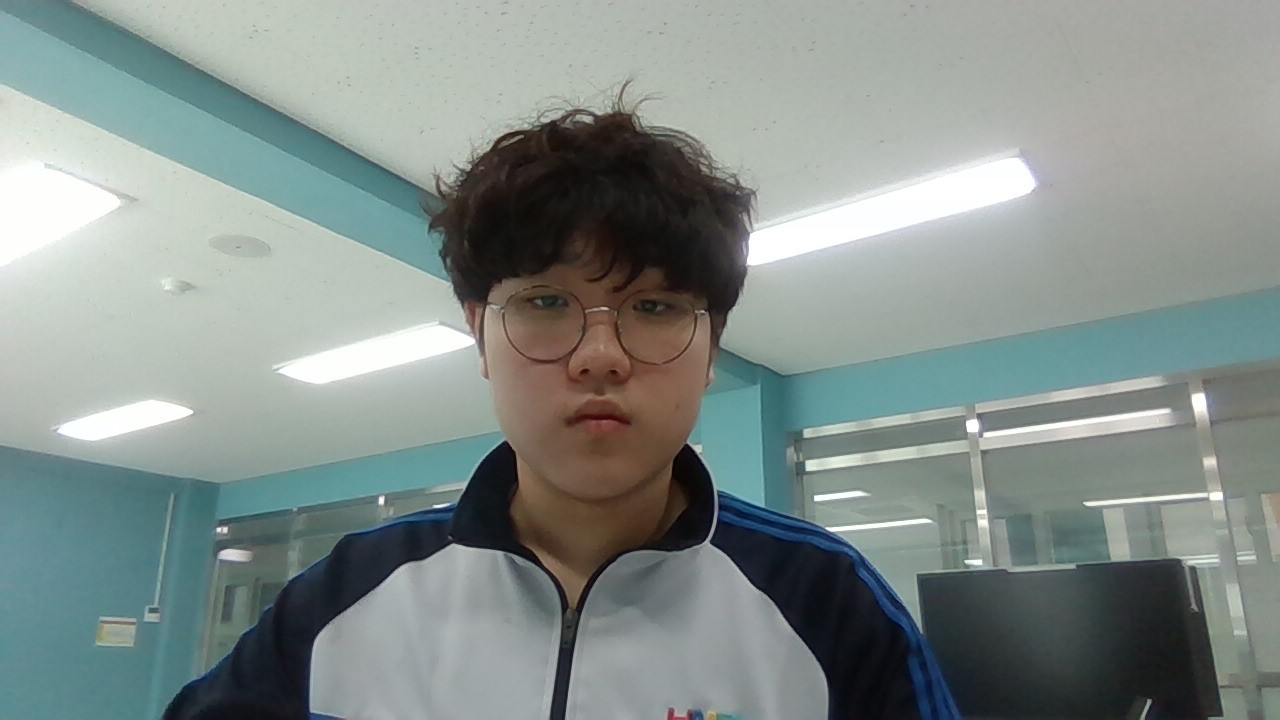
#> input picture OpenCV/code/BSSM/calc/images/image1.jpg, 1280 x 720 px
$ python custom-sub.py
#> lines starting #> are read from the running program, lines starting #| are printed output that depends on the picture
import cv2
from matplotlib import pyplot as plt

img1 = cv2.imread('./images/image1.jpg')
#> img1 is the input picture: shape (720, 1280, 3); mean B, G, R 138.8, 142.2, 131.9
img2 = cv2.imread('./images/image2.jpg')
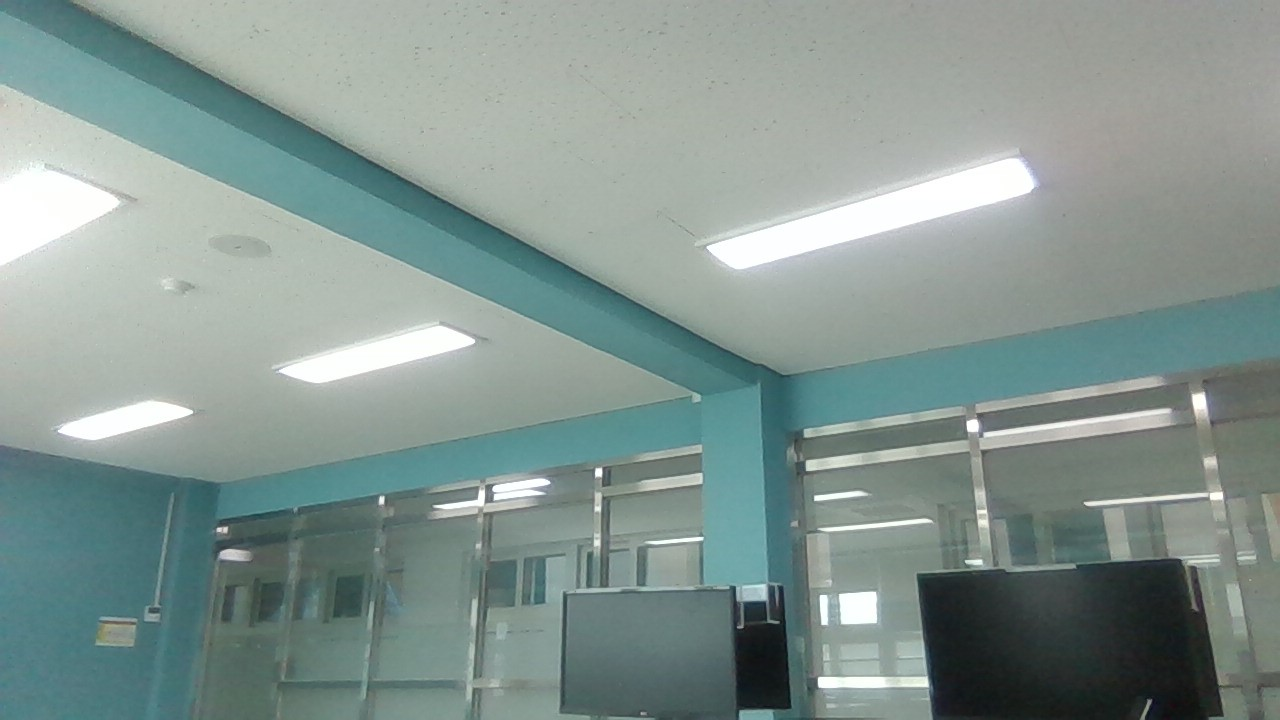
#> input picture OpenCV/code/BSSM/calc/images/image2.jpg, 1280 x 720 px
#> img2 is the input picture: shape (720, 1280, 3); mean B, G, R 145, 149.6, 132.8

img3 = cv2.subtract(img1, img2)  # 픽셀 제거 (ex: 200-250 = 0)
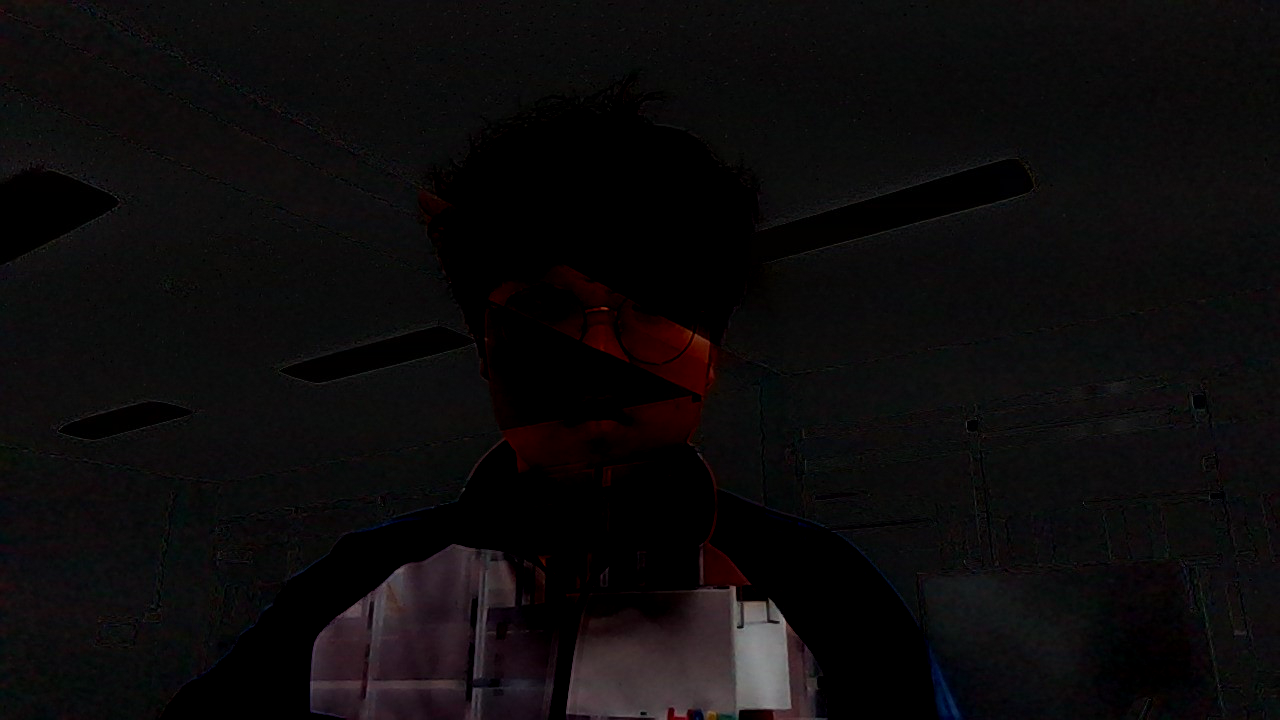
#> img3: shape (720, 1280, 3); mean B, G, R 11.4, 10.7, 12.6

img4 = cv2.absdiff(img1, img2)  # 픽셀 제거(절댓값) (ex: |200-250| = 50)
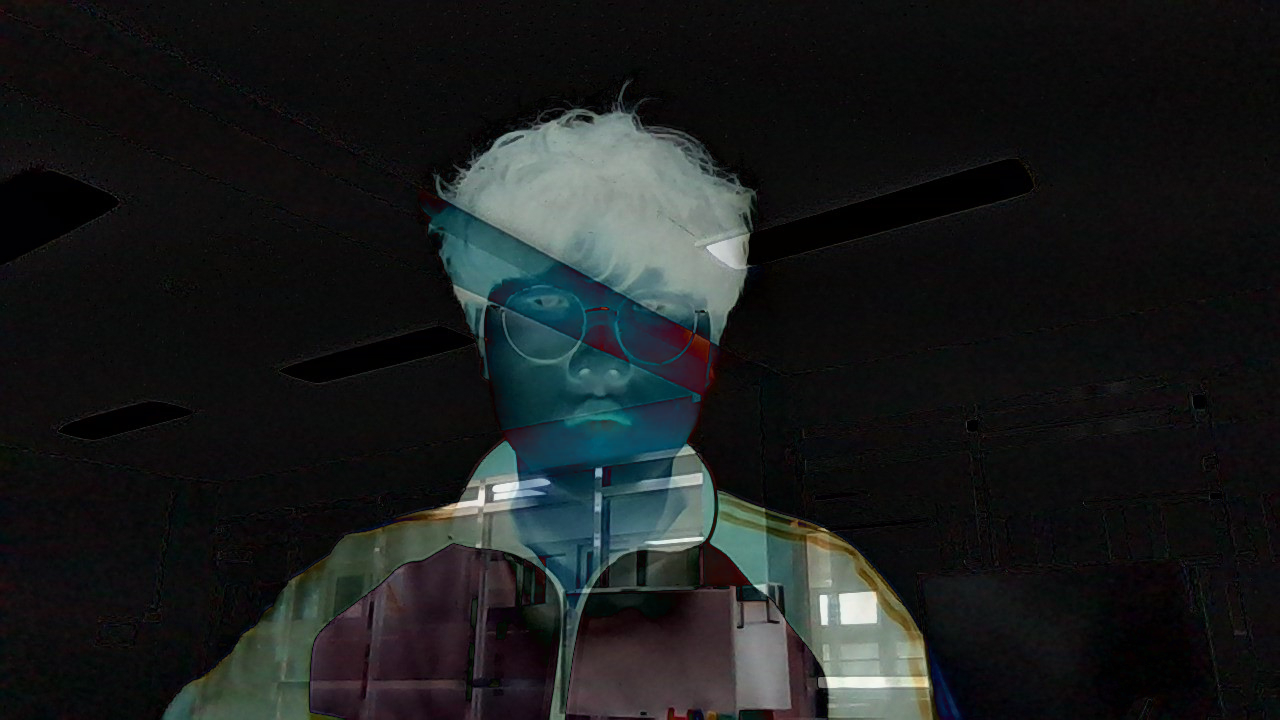
#> img4: shape (720, 1280, 3); mean B, G, R 29, 28.9, 26.1

titles = ['src', 'map', 'sub', 'absDiff']
imgs   = [img1, img2, img3, img4]

for i in range(4):
    plt.subplot(2,2,i+1)
    plt.imshow(imgs[i])
    plt.title(titles[i])
    plt.xticks([])
    plt.yticks([])
plt.show()
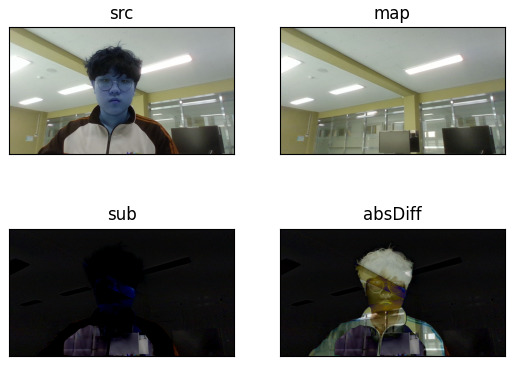
#> figure drawn by matplotlib, 4 panels; B, G, R data is drawn as R, G, B

# 이 제거 연산을 통해 영상 처리 중 특정 구역만 검출 및 학습 등의 활동을 진행할 수 있다.
